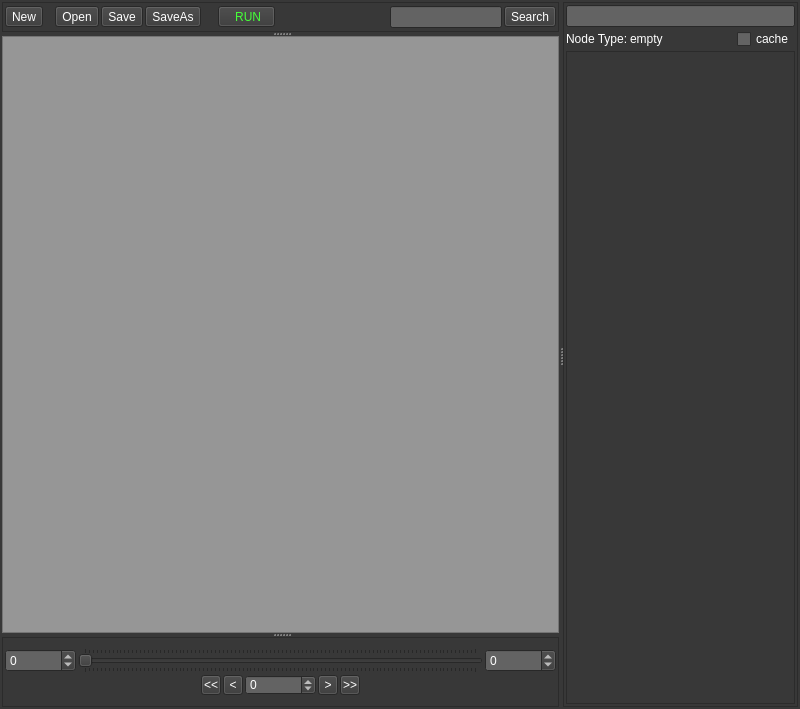
<ui version="4.0" >
 <class>oasWindow</class>
 <widget class="QMainWindow" name="oasWindow" >
  <property name="geometry" >
   <rect>
    <x>0</x>
    <y>0</y>
    <width>800</width>
    <height>709</height>
   </rect>
  </property>
  <property name="palette" >
   <palette>
    <active>
     <colorrole role="WindowText" >
      <brush brushstyle="SolidPattern" >
       <color alpha="255" >
        <red>255</red>
        <green>255</green>
        <blue>255</blue>
       </color>
      </brush>
     </colorrole>
     <colorrole role="Button" >
      <brush brushstyle="SolidPattern" >
       <color alpha="255" >
        <red>56</red>
        <green>56</green>
        <blue>56</blue>
       </color>
      </brush>
     </colorrole>
     <colorrole role="Light" >
      <brush brushstyle="SolidPattern" >
       <color alpha="255" >
        <red>84</red>
        <green>84</green>
        <blue>84</blue>
       </color>
      </brush>
     </colorrole>
     <colorrole role="Midlight" >
      <brush brushstyle="SolidPattern" >
       <color alpha="255" >
        <red>70</red>
        <green>70</green>
        <blue>70</blue>
       </color>
      </brush>
     </colorrole>
     <colorrole role="Dark" >
      <brush brushstyle="SolidPattern" >
       <color alpha="255" >
        <red>28</red>
        <green>28</green>
        <blue>28</blue>
       </color>
      </brush>
     </colorrole>
     <colorrole role="Mid" >
      <brush brushstyle="SolidPattern" >
       <color alpha="255" >
        <red>37</red>
        <green>37</green>
        <blue>37</blue>
       </color>
      </brush>
     </colorrole>
     <colorrole role="Text" >
      <brush brushstyle="SolidPattern" >
       <color alpha="255" >
        <red>255</red>
        <green>255</green>
        <blue>255</blue>
       </color>
      </brush>
     </colorrole>
     <colorrole role="BrightText" >
      <brush brushstyle="SolidPattern" >
       <color alpha="255" >
        <red>255</red>
        <green>255</green>
        <blue>255</blue>
       </color>
      </brush>
     </colorrole>
     <colorrole role="ButtonText" >
      <brush brushstyle="SolidPattern" >
       <color alpha="255" >
        <red>255</red>
        <green>255</green>
        <blue>255</blue>
       </color>
      </brush>
     </colorrole>
     <colorrole role="Base" >
      <brush brushstyle="SolidPattern" >
       <color alpha="255" >
        <red>99</red>
        <green>99</green>
        <blue>99</blue>
       </color>
      </brush>
     </colorrole>
     <colorrole role="Window" >
      <brush brushstyle="SolidPattern" >
       <color alpha="255" >
        <red>56</red>
        <green>56</green>
        <blue>56</blue>
       </color>
      </brush>
     </colorrole>
     <colorrole role="Shadow" >
      <brush brushstyle="SolidPattern" >
       <color alpha="255" >
        <red>0</red>
        <green>0</green>
        <blue>0</blue>
       </color>
      </brush>
     </colorrole>
     <colorrole role="AlternateBase" >
      <brush brushstyle="SolidPattern" >
       <color alpha="255" >
        <red>28</red>
        <green>28</green>
        <blue>28</blue>
       </color>
      </brush>
     </colorrole>
     <colorrole role="ToolTipBase" >
      <brush brushstyle="SolidPattern" >
       <color alpha="255" >
        <red>255</red>
        <green>255</green>
        <blue>220</blue>
       </color>
      </brush>
     </colorrole>
     <colorrole role="ToolTipText" >
      <brush brushstyle="SolidPattern" >
       <color alpha="255" >
        <red>0</red>
        <green>0</green>
        <blue>0</blue>
       </color>
      </brush>
     </colorrole>
    </active>
    <inactive>
     <colorrole role="WindowText" >
      <brush brushstyle="SolidPattern" >
       <color alpha="255" >
        <red>255</red>
        <green>255</green>
        <blue>255</blue>
       </color>
      </brush>
     </colorrole>
     <colorrole role="Button" >
      <brush brushstyle="SolidPattern" >
       <color alpha="255" >
        <red>56</red>
        <green>56</green>
        <blue>56</blue>
       </color>
      </brush>
     </colorrole>
     <colorrole role="Light" >
      <brush brushstyle="SolidPattern" >
       <color alpha="255" >
        <red>84</red>
        <green>84</green>
        <blue>84</blue>
       </color>
      </brush>
     </colorrole>
     <colorrole role="Midlight" >
      <brush brushstyle="SolidPattern" >
       <color alpha="255" >
        <red>70</red>
        <green>70</green>
        <blue>70</blue>
       </color>
      </brush>
     </colorrole>
     <colorrole role="Dark" >
      <brush brushstyle="SolidPattern" >
       <color alpha="255" >
        <red>28</red>
        <green>28</green>
        <blue>28</blue>
       </color>
      </brush>
     </colorrole>
     <colorrole role="Mid" >
      <brush brushstyle="SolidPattern" >
       <color alpha="255" >
        <red>37</red>
        <green>37</green>
        <blue>37</blue>
       </color>
      </brush>
     </colorrole>
     <colorrole role="Text" >
      <brush brushstyle="SolidPattern" >
       <color alpha="255" >
        <red>255</red>
        <green>255</green>
        <blue>255</blue>
       </color>
      </brush>
     </colorrole>
     <colorrole role="BrightText" >
      <brush brushstyle="SolidPattern" >
       <color alpha="255" >
        <red>255</red>
        <green>255</green>
        <blue>255</blue>
       </color>
      </brush>
     </colorrole>
     <colorrole role="ButtonText" >
      <brush brushstyle="SolidPattern" >
       <color alpha="255" >
        <red>255</red>
        <green>255</green>
        <blue>255</blue>
       </color>
      </brush>
     </colorrole>
     <colorrole role="Base" >
      <brush brushstyle="SolidPattern" >
       <color alpha="255" >
        <red>99</red>
        <green>99</green>
        <blue>99</blue>
       </color>
      </brush>
     </colorrole>
     <colorrole role="Window" >
      <brush brushstyle="SolidPattern" >
       <color alpha="255" >
        <red>56</red>
        <green>56</green>
        <blue>56</blue>
       </color>
      </brush>
     </colorrole>
     <colorrole role="Shadow" >
      <brush brushstyle="SolidPattern" >
       <color alpha="255" >
        <red>0</red>
        <green>0</green>
        <blue>0</blue>
       </color>
      </brush>
     </colorrole>
     <colorrole role="AlternateBase" >
      <brush brushstyle="SolidPattern" >
       <color alpha="255" >
        <red>28</red>
        <green>28</green>
        <blue>28</blue>
       </color>
      </brush>
     </colorrole>
     <colorrole role="ToolTipBase" >
      <brush brushstyle="SolidPattern" >
       <color alpha="255" >
        <red>255</red>
        <green>255</green>
        <blue>220</blue>
       </color>
      </brush>
     </colorrole>
     <colorrole role="ToolTipText" >
      <brush brushstyle="SolidPattern" >
       <color alpha="255" >
        <red>0</red>
        <green>0</green>
        <blue>0</blue>
       </color>
      </brush>
     </colorrole>
    </inactive>
    <disabled>
     <colorrole role="WindowText" >
      <brush brushstyle="SolidPattern" >
       <color alpha="255" >
        <red>28</red>
        <green>28</green>
        <blue>28</blue>
       </color>
      </brush>
     </colorrole>
     <colorrole role="Button" >
      <brush brushstyle="SolidPattern" >
       <color alpha="255" >
        <red>56</red>
        <green>56</green>
        <blue>56</blue>
       </color>
      </brush>
     </colorrole>
     <colorrole role="Light" >
      <brush brushstyle="SolidPattern" >
       <color alpha="255" >
        <red>84</red>
        <green>84</green>
        <blue>84</blue>
       </color>
      </brush>
     </colorrole>
     <colorrole role="Midlight" >
      <brush brushstyle="SolidPattern" >
       <color alpha="255" >
        <red>70</red>
        <green>70</green>
        <blue>70</blue>
       </color>
      </brush>
     </colorrole>
     <colorrole role="Dark" >
      <brush brushstyle="SolidPattern" >
       <color alpha="255" >
        <red>28</red>
        <green>28</green>
        <blue>28</blue>
       </color>
      </brush>
     </colorrole>
     <colorrole role="Mid" >
      <brush brushstyle="SolidPattern" >
       <color alpha="255" >
        <red>37</red>
        <green>37</green>
        <blue>37</blue>
       </color>
      </brush>
     </colorrole>
     <colorrole role="Text" >
      <brush brushstyle="SolidPattern" >
       <color alpha="255" >
        <red>28</red>
        <green>28</green>
        <blue>28</blue>
       </color>
      </brush>
     </colorrole>
     <colorrole role="BrightText" >
      <brush brushstyle="SolidPattern" >
       <color alpha="255" >
        <red>255</red>
        <green>255</green>
        <blue>255</blue>
       </color>
      </brush>
     </colorrole>
     <colorrole role="ButtonText" >
      <brush brushstyle="SolidPattern" >
       <color alpha="255" >
        <red>28</red>
        <green>28</green>
        <blue>28</blue>
       </color>
      </brush>
     </colorrole>
     <colorrole role="Base" >
      <brush brushstyle="SolidPattern" >
       <color alpha="255" >
        <red>56</red>
        <green>56</green>
        <blue>56</blue>
       </color>
      </brush>
     </colorrole>
     <colorrole role="Window" >
      <brush brushstyle="SolidPattern" >
       <color alpha="255" >
        <red>56</red>
        <green>56</green>
        <blue>56</blue>
       </color>
      </brush>
     </colorrole>
     <colorrole role="Shadow" >
      <brush brushstyle="SolidPattern" >
       <color alpha="255" >
        <red>0</red>
        <green>0</green>
        <blue>0</blue>
       </color>
      </brush>
     </colorrole>
     <colorrole role="AlternateBase" >
      <brush brushstyle="SolidPattern" >
       <color alpha="255" >
        <red>56</red>
        <green>56</green>
        <blue>56</blue>
       </color>
      </brush>
     </colorrole>
     <colorrole role="ToolTipBase" >
      <brush brushstyle="SolidPattern" >
       <color alpha="255" >
        <red>255</red>
        <green>255</green>
        <blue>220</blue>
       </color>
      </brush>
     </colorrole>
     <colorrole role="ToolTipText" >
      <brush brushstyle="SolidPattern" >
       <color alpha="255" >
        <red>0</red>
        <green>0</green>
        <blue>0</blue>
       </color>
      </brush>
     </colorrole>
    </disabled>
   </palette>
  </property>
  <property name="windowTitle" >
   <string>OpenAssembler</string>
  </property>
  <widget class="QWidget" name="oas_centralwidget" >
   <layout class="QGridLayout" name="gridLayout_4" >
    <property name="margin" >
     <number>2</number>
    </property>
    <property name="spacing" >
     <number>2</number>
    </property>
    <item row="0" column="0" >
     <widget class="QSplitter" name="oas_splitter" >
      <property name="orientation" >
       <enum>Qt::Horizontal</enum>
      </property>
      <widget class="QSplitter" name="oas_splitter02" >
       <property name="orientation" >
        <enum>Qt::Vertical</enum>
       </property>
       <widget class="QFrame" name="oas_menuline_frame" >
        <property name="sizePolicy" >
         <sizepolicy vsizetype="Fixed" hsizetype="Preferred" >
          <horstretch>0</horstretch>
          <verstretch>0</verstretch>
         </sizepolicy>
        </property>
        <property name="minimumSize" >
         <size>
          <width>0</width>
          <height>30</height>
         </size>
        </property>
        <property name="maximumSize" >
         <size>
          <width>16777215</width>
          <height>30</height>
         </size>
        </property>
        <property name="frameShape" >
         <enum>QFrame::StyledPanel</enum>
        </property>
        <property name="frameShadow" >
         <enum>QFrame::Raised</enum>
        </property>
        <layout class="QGridLayout" name="gridLayout_3" >
         <property name="margin" >
          <number>2</number>
         </property>
         <property name="spacing" >
          <number>2</number>
         </property>
         <item row="0" column="0" >
          <layout class="QHBoxLayout" name="oas_horizontalLayout_3" >
           <property name="spacing" >
            <number>2</number>
           </property>
           <item>
            <widget class="QToolButton" name="oas_new_bu" >
             <property name="text" >
              <string>New</string>
             </property>
            </widget>
           </item>
           <item>
            <spacer name="horizontalSpacer" >
             <property name="orientation" >
              <enum>Qt::Horizontal</enum>
             </property>
             <property name="sizeType" >
              <enum>QSizePolicy::Fixed</enum>
             </property>
             <property name="sizeHint" stdset="0" >
              <size>
               <width>10</width>
               <height>20</height>
              </size>
             </property>
            </spacer>
           </item>
           <item>
            <widget class="QToolButton" name="oas_open_bu" >
             <property name="text" >
              <string>Open</string>
             </property>
            </widget>
           </item>
           <item>
            <widget class="QToolButton" name="oas_save_bu" >
             <property name="text" >
              <string>Save</string>
             </property>
            </widget>
           </item>
           <item>
            <widget class="QToolButton" name="oas_saveas_bu" >
             <property name="text" >
              <string>SaveAs</string>
             </property>
            </widget>
           </item>
           <item>
            <spacer name="horizontalSpacer_2" >
             <property name="orientation" >
              <enum>Qt::Horizontal</enum>
             </property>
             <property name="sizeType" >
              <enum>QSizePolicy::Fixed</enum>
             </property>
             <property name="sizeHint" stdset="0" >
              <size>
               <width>15</width>
               <height>20</height>
              </size>
             </property>
            </spacer>
           </item>
           <item>
            <widget class="QToolButton" name="oas_run_bu" >
             <property name="palette" >
              <palette>
               <active>
                <colorrole role="Text" >
                 <brush brushstyle="SolidPattern" >
                  <color alpha="255" >
                   <red>86</red>
                   <green>255</green>
                   <blue>39</blue>
                  </color>
                 </brush>
                </colorrole>
                <colorrole role="BrightText" >
                 <brush brushstyle="SolidPattern" >
                  <color alpha="255" >
                   <red>56</red>
                   <green>255</green>
                   <blue>26</blue>
                  </color>
                 </brush>
                </colorrole>
                <colorrole role="ButtonText" >
                 <brush brushstyle="SolidPattern" >
                  <color alpha="255" >
                   <red>69</red>
                   <green>255</green>
                   <blue>56</blue>
                  </color>
                 </brush>
                </colorrole>
               </active>
               <inactive>
                <colorrole role="Text" >
                 <brush brushstyle="SolidPattern" >
                  <color alpha="255" >
                   <red>86</red>
                   <green>255</green>
                   <blue>39</blue>
                  </color>
                 </brush>
                </colorrole>
                <colorrole role="BrightText" >
                 <brush brushstyle="SolidPattern" >
                  <color alpha="255" >
                   <red>56</red>
                   <green>255</green>
                   <blue>26</blue>
                  </color>
                 </brush>
                </colorrole>
                <colorrole role="ButtonText" >
                 <brush brushstyle="SolidPattern" >
                  <color alpha="255" >
                   <red>69</red>
                   <green>255</green>
                   <blue>56</blue>
                  </color>
                 </brush>
                </colorrole>
               </inactive>
               <disabled>
                <colorrole role="Text" >
                 <brush brushstyle="SolidPattern" >
                  <color alpha="255" >
                   <red>28</red>
                   <green>28</green>
                   <blue>28</blue>
                  </color>
                 </brush>
                </colorrole>
                <colorrole role="BrightText" >
                 <brush brushstyle="SolidPattern" >
                  <color alpha="255" >
                   <red>56</red>
                   <green>255</green>
                   <blue>26</blue>
                  </color>
                 </brush>
                </colorrole>
                <colorrole role="ButtonText" >
                 <brush brushstyle="SolidPattern" >
                  <color alpha="255" >
                   <red>28</red>
                   <green>28</green>
                   <blue>28</blue>
                  </color>
                 </brush>
                </colorrole>
               </disabled>
              </palette>
             </property>
             <property name="text" >
              <string>   RUN  </string>
             </property>
            </widget>
           </item>
           <item>
            <spacer name="oas_horizontalSpacer_4" >
             <property name="orientation" >
              <enum>Qt::Horizontal</enum>
             </property>
             <property name="sizeHint" stdset="0" >
              <size>
               <width>40</width>
               <height>20</height>
              </size>
             </property>
            </spacer>
           </item>
           <item>
            <widget class="QLineEdit" name="oas_search_entry" />
           </item>
           <item>
            <widget class="QToolButton" name="oas_search_bu" >
             <property name="text" >
              <string>Search</string>
             </property>
            </widget>
           </item>
          </layout>
         </item>
        </layout>
       </widget>
       <widget class="QGraphicsView" name="oas_graphicsView" >
        <property name="palette" >
         <palette>
          <active>
           <colorrole role="WindowText" >
            <brush brushstyle="SolidPattern" >
             <color alpha="255" >
              <red>0</red>
              <green>0</green>
              <blue>0</blue>
             </color>
            </brush>
           </colorrole>
           <colorrole role="Button" >
            <brush brushstyle="SolidPattern" >
             <color alpha="255" >
              <red>150</red>
              <green>150</green>
              <blue>150</blue>
             </color>
            </brush>
           </colorrole>
           <colorrole role="Light" >
            <brush brushstyle="SolidPattern" >
             <color alpha="255" >
              <red>225</red>
              <green>225</green>
              <blue>225</blue>
             </color>
            </brush>
           </colorrole>
           <colorrole role="Midlight" >
            <brush brushstyle="SolidPattern" >
             <color alpha="255" >
              <red>187</red>
              <green>187</green>
              <blue>187</blue>
             </color>
            </brush>
           </colorrole>
           <colorrole role="Dark" >
            <brush brushstyle="SolidPattern" >
             <color alpha="255" >
              <red>75</red>
              <green>75</green>
              <blue>75</blue>
             </color>
            </brush>
           </colorrole>
           <colorrole role="Mid" >
            <brush brushstyle="SolidPattern" >
             <color alpha="255" >
              <red>100</red>
              <green>100</green>
              <blue>100</blue>
             </color>
            </brush>
           </colorrole>
           <colorrole role="Text" >
            <brush brushstyle="SolidPattern" >
             <color alpha="255" >
              <red>0</red>
              <green>0</green>
              <blue>0</blue>
             </color>
            </brush>
           </colorrole>
           <colorrole role="BrightText" >
            <brush brushstyle="SolidPattern" >
             <color alpha="255" >
              <red>255</red>
              <green>255</green>
              <blue>255</blue>
             </color>
            </brush>
           </colorrole>
           <colorrole role="ButtonText" >
            <brush brushstyle="SolidPattern" >
             <color alpha="255" >
              <red>0</red>
              <green>0</green>
              <blue>0</blue>
             </color>
            </brush>
           </colorrole>
           <colorrole role="Base" >
            <brush brushstyle="SolidPattern" >
             <color alpha="255" >
              <red>150</red>
              <green>150</green>
              <blue>150</blue>
             </color>
            </brush>
           </colorrole>
           <colorrole role="Window" >
            <brush brushstyle="SolidPattern" >
             <color alpha="255" >
              <red>150</red>
              <green>150</green>
              <blue>150</blue>
             </color>
            </brush>
           </colorrole>
           <colorrole role="Shadow" >
            <brush brushstyle="SolidPattern" >
             <color alpha="255" >
              <red>0</red>
              <green>0</green>
              <blue>0</blue>
             </color>
            </brush>
           </colorrole>
           <colorrole role="AlternateBase" >
            <brush brushstyle="SolidPattern" >
             <color alpha="255" >
              <red>202</red>
              <green>202</green>
              <blue>202</blue>
             </color>
            </brush>
           </colorrole>
           <colorrole role="ToolTipBase" >
            <brush brushstyle="SolidPattern" >
             <color alpha="255" >
              <red>255</red>
              <green>255</green>
              <blue>220</blue>
             </color>
            </brush>
           </colorrole>
           <colorrole role="ToolTipText" >
            <brush brushstyle="SolidPattern" >
             <color alpha="255" >
              <red>0</red>
              <green>0</green>
              <blue>0</blue>
             </color>
            </brush>
           </colorrole>
          </active>
          <inactive>
           <colorrole role="WindowText" >
            <brush brushstyle="SolidPattern" >
             <color alpha="255" >
              <red>0</red>
              <green>0</green>
              <blue>0</blue>
             </color>
            </brush>
           </colorrole>
           <colorrole role="Button" >
            <brush brushstyle="SolidPattern" >
             <color alpha="255" >
              <red>150</red>
              <green>150</green>
              <blue>150</blue>
             </color>
            </brush>
           </colorrole>
           <colorrole role="Light" >
            <brush brushstyle="SolidPattern" >
             <color alpha="255" >
              <red>225</red>
              <green>225</green>
              <blue>225</blue>
             </color>
            </brush>
           </colorrole>
           <colorrole role="Midlight" >
            <brush brushstyle="SolidPattern" >
             <color alpha="255" >
              <red>187</red>
              <green>187</green>
              <blue>187</blue>
             </color>
            </brush>
           </colorrole>
           <colorrole role="Dark" >
            <brush brushstyle="SolidPattern" >
             <color alpha="255" >
              <red>75</red>
              <green>75</green>
              <blue>75</blue>
             </color>
            </brush>
           </colorrole>
           <colorrole role="Mid" >
            <brush brushstyle="SolidPattern" >
             <color alpha="255" >
              <red>100</red>
              <green>100</green>
              <blue>100</blue>
             </color>
            </brush>
           </colorrole>
           <colorrole role="Text" >
            <brush brushstyle="SolidPattern" >
             <color alpha="255" >
              <red>0</red>
              <green>0</green>
              <blue>0</blue>
             </color>
            </brush>
           </colorrole>
           <colorrole role="BrightText" >
            <brush brushstyle="SolidPattern" >
             <color alpha="255" >
              <red>255</red>
              <green>255</green>
              <blue>255</blue>
             </color>
            </brush>
           </colorrole>
           <colorrole role="ButtonText" >
            <brush brushstyle="SolidPattern" >
             <color alpha="255" >
              <red>0</red>
              <green>0</green>
              <blue>0</blue>
             </color>
            </brush>
           </colorrole>
           <colorrole role="Base" >
            <brush brushstyle="SolidPattern" >
             <color alpha="255" >
              <red>150</red>
              <green>150</green>
              <blue>150</blue>
             </color>
            </brush>
           </colorrole>
           <colorrole role="Window" >
            <brush brushstyle="SolidPattern" >
             <color alpha="255" >
              <red>150</red>
              <green>150</green>
              <blue>150</blue>
             </color>
            </brush>
           </colorrole>
           <colorrole role="Shadow" >
            <brush brushstyle="SolidPattern" >
             <color alpha="255" >
              <red>0</red>
              <green>0</green>
              <blue>0</blue>
             </color>
            </brush>
           </colorrole>
           <colorrole role="AlternateBase" >
            <brush brushstyle="SolidPattern" >
             <color alpha="255" >
              <red>202</red>
              <green>202</green>
              <blue>202</blue>
             </color>
            </brush>
           </colorrole>
           <colorrole role="ToolTipBase" >
            <brush brushstyle="SolidPattern" >
             <color alpha="255" >
              <red>255</red>
              <green>255</green>
              <blue>220</blue>
             </color>
            </brush>
           </colorrole>
           <colorrole role="ToolTipText" >
            <brush brushstyle="SolidPattern" >
             <color alpha="255" >
              <red>0</red>
              <green>0</green>
              <blue>0</blue>
             </color>
            </brush>
           </colorrole>
          </inactive>
          <disabled>
           <colorrole role="WindowText" >
            <brush brushstyle="SolidPattern" >
             <color alpha="255" >
              <red>75</red>
              <green>75</green>
              <blue>75</blue>
             </color>
            </brush>
           </colorrole>
           <colorrole role="Button" >
            <brush brushstyle="SolidPattern" >
             <color alpha="255" >
              <red>150</red>
              <green>150</green>
              <blue>150</blue>
             </color>
            </brush>
           </colorrole>
           <colorrole role="Light" >
            <brush brushstyle="SolidPattern" >
             <color alpha="255" >
              <red>225</red>
              <green>225</green>
              <blue>225</blue>
             </color>
            </brush>
           </colorrole>
           <colorrole role="Midlight" >
            <brush brushstyle="SolidPattern" >
             <color alpha="255" >
              <red>187</red>
              <green>187</green>
              <blue>187</blue>
             </color>
            </brush>
           </colorrole>
           <colorrole role="Dark" >
            <brush brushstyle="SolidPattern" >
             <color alpha="255" >
              <red>75</red>
              <green>75</green>
              <blue>75</blue>
             </color>
            </brush>
           </colorrole>
           <colorrole role="Mid" >
            <brush brushstyle="SolidPattern" >
             <color alpha="255" >
              <red>100</red>
              <green>100</green>
              <blue>100</blue>
             </color>
            </brush>
           </colorrole>
           <colorrole role="Text" >
            <brush brushstyle="SolidPattern" >
             <color alpha="255" >
              <red>75</red>
              <green>75</green>
              <blue>75</blue>
             </color>
            </brush>
           </colorrole>
           <colorrole role="BrightText" >
            <brush brushstyle="SolidPattern" >
             <color alpha="255" >
              <red>255</red>
              <green>255</green>
              <blue>255</blue>
             </color>
            </brush>
           </colorrole>
           <colorrole role="ButtonText" >
            <brush brushstyle="SolidPattern" >
             <color alpha="255" >
              <red>75</red>
              <green>75</green>
              <blue>75</blue>
             </color>
            </brush>
           </colorrole>
           <colorrole role="Base" >
            <brush brushstyle="SolidPattern" >
             <color alpha="255" >
              <red>150</red>
              <green>150</green>
              <blue>150</blue>
             </color>
            </brush>
           </colorrole>
           <colorrole role="Window" >
            <brush brushstyle="SolidPattern" >
             <color alpha="255" >
              <red>150</red>
              <green>150</green>
              <blue>150</blue>
             </color>
            </brush>
           </colorrole>
           <colorrole role="Shadow" >
            <brush brushstyle="SolidPattern" >
             <color alpha="255" >
              <red>0</red>
              <green>0</green>
              <blue>0</blue>
             </color>
            </brush>
           </colorrole>
           <colorrole role="AlternateBase" >
            <brush brushstyle="SolidPattern" >
             <color alpha="255" >
              <red>150</red>
              <green>150</green>
              <blue>150</blue>
             </color>
            </brush>
           </colorrole>
           <colorrole role="ToolTipBase" >
            <brush brushstyle="SolidPattern" >
             <color alpha="255" >
              <red>255</red>
              <green>255</green>
              <blue>220</blue>
             </color>
            </brush>
           </colorrole>
           <colorrole role="ToolTipText" >
            <brush brushstyle="SolidPattern" >
             <color alpha="255" >
              <red>0</red>
              <green>0</green>
              <blue>0</blue>
             </color>
            </brush>
           </colorrole>
          </disabled>
         </palette>
        </property>
        <property name="focusPolicy" >
         <enum>Qt::StrongFocus</enum>
        </property>
       </widget>
       <widget class="QFrame" name="oas_timeline_frame" >
        <property name="sizePolicy" >
         <sizepolicy vsizetype="Fixed" hsizetype="Preferred" >
          <horstretch>0</horstretch>
          <verstretch>0</verstretch>
         </sizepolicy>
        </property>
        <property name="minimumSize" >
         <size>
          <width>0</width>
          <height>70</height>
         </size>
        </property>
        <property name="maximumSize" >
         <size>
          <width>16777215</width>
          <height>70</height>
         </size>
        </property>
        <property name="frameShape" >
         <enum>QFrame::StyledPanel</enum>
        </property>
        <property name="frameShadow" >
         <enum>QFrame::Raised</enum>
        </property>
        <layout class="QGridLayout" name="gridLayout" >
         <property name="margin" >
          <number>2</number>
         </property>
         <property name="spacing" >
          <number>2</number>
         </property>
         <item row="0" column="0" >
          <layout class="QVBoxLayout" name="oas_verticalLayout" >
           <item>
            <layout class="QHBoxLayout" name="oas_horizontalLayout" >
             <item>
              <widget class="QSpinBox" name="oas_sframe_spin" >
               <property name="sizePolicy" >
                <sizepolicy vsizetype="Fixed" hsizetype="Minimum" >
                 <horstretch>0</horstretch>
                 <verstretch>0</verstretch>
                </sizepolicy>
               </property>
               <property name="minimum" >
                <number>-100000</number>
               </property>
               <property name="maximum" >
                <number>100000</number>
               </property>
              </widget>
             </item>
             <item>
              <widget class="QSlider" name="oas_time_slider" >
               <property name="sizePolicy" >
                <sizepolicy vsizetype="Preferred" hsizetype="Expanding" >
                 <horstretch>0</horstretch>
                 <verstretch>0</verstretch>
                </sizepolicy>
               </property>
               <property name="sliderPosition" >
                <number>0</number>
               </property>
               <property name="orientation" >
                <enum>Qt::Horizontal</enum>
               </property>
               <property name="tickPosition" >
                <enum>QSlider::TicksBothSides</enum>
               </property>
               <property name="tickInterval" >
                <number>0</number>
               </property>
              </widget>
             </item>
             <item>
              <widget class="QSpinBox" name="oas_eframe_spin" >
               <property name="sizePolicy" >
                <sizepolicy vsizetype="Fixed" hsizetype="Minimum" >
                 <horstretch>0</horstretch>
                 <verstretch>0</verstretch>
                </sizepolicy>
               </property>
               <property name="minimum" >
                <number>-100000</number>
               </property>
               <property name="maximum" >
                <number>100000</number>
               </property>
              </widget>
             </item>
            </layout>
           </item>
           <item>
            <layout class="QHBoxLayout" name="oas_horizontalLayout_2" >
             <item>
              <spacer name="oas_horizontalSpacer" >
               <property name="orientation" >
                <enum>Qt::Horizontal</enum>
               </property>
               <property name="sizeHint" stdset="0" >
                <size>
                 <width>40</width>
                 <height>20</height>
                </size>
               </property>
              </spacer>
             </item>
             <item>
              <widget class="QToolButton" name="oas_firstF" >
               <property name="minimumSize" >
                <size>
                 <width>20</width>
                 <height>20</height>
                </size>
               </property>
               <property name="maximumSize" >
                <size>
                 <width>20</width>
                 <height>20</height>
                </size>
               </property>
               <property name="text" >
                <string>&lt;&lt;</string>
               </property>
              </widget>
             </item>
             <item>
              <widget class="QToolButton" name="oas_prewF" >
               <property name="minimumSize" >
                <size>
                 <width>20</width>
                 <height>20</height>
                </size>
               </property>
               <property name="maximumSize" >
                <size>
                 <width>20</width>
                 <height>20</height>
                </size>
               </property>
               <property name="text" >
                <string>&lt;</string>
               </property>
              </widget>
             </item>
             <item>
              <widget class="QSpinBox" name="oas_cframe_spin" >
               <property name="minimumSize" >
                <size>
                 <width>0</width>
                 <height>20</height>
                </size>
               </property>
               <property name="maximumSize" >
                <size>
                 <width>16777215</width>
                 <height>20</height>
                </size>
               </property>
               <property name="minimum" >
                <number>-100000</number>
               </property>
               <property name="maximum" >
                <number>100000</number>
               </property>
              </widget>
             </item>
             <item>
              <widget class="QToolButton" name="oas_nextF" >
               <property name="minimumSize" >
                <size>
                 <width>20</width>
                 <height>20</height>
                </size>
               </property>
               <property name="maximumSize" >
                <size>
                 <width>20</width>
                 <height>20</height>
                </size>
               </property>
               <property name="text" >
                <string>></string>
               </property>
              </widget>
             </item>
             <item>
              <widget class="QToolButton" name="oas_lastF" >
               <property name="minimumSize" >
                <size>
                 <width>20</width>
                 <height>20</height>
                </size>
               </property>
               <property name="maximumSize" >
                <size>
                 <width>20</width>
                 <height>20</height>
                </size>
               </property>
               <property name="text" >
                <string>>></string>
               </property>
              </widget>
             </item>
             <item>
              <spacer name="oas_horizontalSpacer_2" >
               <property name="orientation" >
                <enum>Qt::Horizontal</enum>
               </property>
               <property name="sizeHint" stdset="0" >
                <size>
                 <width>40</width>
                 <height>20</height>
                </size>
               </property>
              </spacer>
             </item>
            </layout>
           </item>
          </layout>
         </item>
        </layout>
       </widget>
      </widget>
      <widget class="QFrame" name="oas_attribute_frame" >
       <property name="frameShape" >
        <enum>QFrame::StyledPanel</enum>
       </property>
       <property name="frameShadow" >
        <enum>QFrame::Raised</enum>
       </property>
       <layout class="QGridLayout" name="gridLayout_2" >
        <property name="margin" >
         <number>2</number>
        </property>
        <property name="spacing" >
         <number>2</number>
        </property>
        <item row="0" column="0" >
         <layout class="QVBoxLayout" name="oas_verticalLayout_2" >
          <item>
           <widget class="QLineEdit" name="oas_nodeName" />
          </item>
          <item>
           <layout class="QHBoxLayout" name="oas_horizontalLayout_4" >
            <item>
             <widget class="QLabel" name="oas_label_2" >
              <property name="sizePolicy" >
               <sizepolicy vsizetype="Fixed" hsizetype="Fixed" >
                <horstretch>0</horstretch>
                <verstretch>0</verstretch>
               </sizepolicy>
              </property>
              <property name="text" >
               <string>Node Type:</string>
              </property>
             </widget>
            </item>
            <item>
             <widget class="QLabel" name="oas_attribute_nodetype" >
              <property name="sizePolicy" >
               <sizepolicy vsizetype="Fixed" hsizetype="Preferred" >
                <horstretch>0</horstretch>
                <verstretch>0</verstretch>
               </sizepolicy>
              </property>
              <property name="text" >
               <string>empty</string>
              </property>
             </widget>
            </item>
            <item>
             <spacer name="oas_horizontalSpacer_3" >
              <property name="orientation" >
               <enum>Qt::Horizontal</enum>
              </property>
              <property name="sizeHint" stdset="0" >
               <size>
                <width>40</width>
                <height>20</height>
               </size>
              </property>
             </spacer>
            </item>
            <item>
             <widget class="QCheckBox" name="oas_attribute_cache" >
              <property name="sizePolicy" >
               <sizepolicy vsizetype="Fixed" hsizetype="Minimum" >
                <horstretch>0</horstretch>
                <verstretch>0</verstretch>
               </sizepolicy>
              </property>
              <property name="text" >
               <string>cache</string>
              </property>
             </widget>
            </item>
           </layout>
          </item>
          <item>
           <widget class="QScrollArea" name="oas_attribute_area" >
            <property name="widgetResizable" >
             <bool>true</bool>
            </property>
            <property name="alignment" >
             <set>Qt::AlignLeading|Qt::AlignLeft|Qt::AlignTop</set>
            </property>
            <widget class="QWidget" name="oas_attribute_areaContents" >
             <property name="geometry" >
              <rect>
               <x>0</x>
               <y>0</y>
               <width>230</width>
               <height>610</height>
              </rect>
             </property>
             <property name="layoutDirection" >
              <enum>Qt::LeftToRight</enum>
             </property>
             <layout class="QGridLayout" name="gridLayout_5" >
              <property name="margin" >
               <number>2</number>
              </property>
              <property name="spacing" >
               <number>2</number>
              </property>
              <item row="0" column="0" >
               <layout class="QVBoxLayout" name="oas_attribute_layout" >
                <item>
                 <layout class="QVBoxLayout" name="place_to_widgets" />
                </item>
                <item>
                 <spacer name="verticalSpacer" >
                  <property name="orientation" >
                   <enum>Qt::Vertical</enum>
                  </property>
                  <property name="sizeHint" stdset="0" >
                   <size>
                    <width>20</width>
                    <height>40</height>
                   </size>
                  </property>
                 </spacer>
                </item>
               </layout>
              </item>
             </layout>
            </widget>
           </widget>
          </item>
         </layout>
        </item>
       </layout>
      </widget>
     </widget>
    </item>
   </layout>
  </widget>
  <widget class="QMenuBar" name="oas_menubar" >
   <property name="enabled" >
    <bool>false</bool>
   </property>
   <property name="geometry" >
    <rect>
     <x>0</x>
     <y>0</y>
     <width>800</width>
     <height>22</height>
    </rect>
   </property>
  </widget>
 </widget>
 <resources/>
 <connections>
  <connection>
   <sender>oas_nextF</sender>
   <signal>clicked()</signal>
   <receiver>oas_cframe_spin</receiver>
   <slot>stepUp()</slot>
   <hints>
    <hint type="sourcelabel" >
     <x>340</x>
     <y>698</y>
    </hint>
    <hint type="destinationlabel" >
     <x>302</x>
     <y>681</y>
    </hint>
   </hints>
  </connection>
  <connection>
   <sender>oas_prewF</sender>
   <signal>clicked()</signal>
   <receiver>oas_cframe_spin</receiver>
   <slot>stepDown()</slot>
   <hints>
    <hint type="sourcelabel" >
     <x>228</x>
     <y>681</y>
    </hint>
    <hint type="destinationlabel" >
     <x>280</x>
     <y>681</y>
    </hint>
   </hints>
  </connection>
  <connection>
   <sender>oas_time_slider</sender>
   <signal>sliderMoved(int)</signal>
   <receiver>oas_cframe_spin</receiver>
   <slot>setValue(int)</slot>
   <hints>
    <hint type="sourcelabel" >
     <x>374</x>
     <y>651</y>
    </hint>
    <hint type="destinationlabel" >
     <x>275</x>
     <y>689</y>
    </hint>
   </hints>
  </connection>
  <connection>
   <sender>oas_cframe_spin</sender>
   <signal>valueChanged(int)</signal>
   <receiver>oas_time_slider</receiver>
   <slot>setValue(int)</slot>
   <hints>
    <hint type="sourcelabel" >
     <x>305</x>
     <y>692</y>
    </hint>
    <hint type="destinationlabel" >
     <x>273</x>
     <y>664</y>
    </hint>
   </hints>
  </connection>
 </connections>
</ui>
